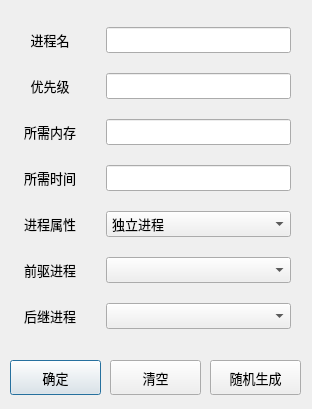
<?xml version="1.0" encoding="UTF-8"?>
<ui version="4.0">
 <class>NewProcessWindow</class>
 <widget class="QDialog" name="NewProcessWindow">
  <property name="geometry">
   <rect>
    <x>0</x>
    <y>0</y>
    <width>312</width>
    <height>409</height>
   </rect>
  </property>
  <property name="windowTitle">
   <string>添加进程</string>
  </property>
  <widget class="QWidget" name="formLayoutWidget">
   <property name="geometry">
    <rect>
     <x>0</x>
     <y>20</y>
     <width>291</width>
     <height>318</height>
    </rect>
   </property>
   <layout class="QFormLayout" name="formLayout">
    <item row="0" column="0">
     <widget class="QLabel" name="label">
      <property name="minimumSize">
       <size>
        <width>100</width>
        <height>40</height>
       </size>
      </property>
      <property name="font">
       <font>
        <family>微软雅黑</family>
        <pointsize>10</pointsize>
       </font>
      </property>
      <property name="text">
       <string>进程名</string>
      </property>
      <property name="alignment">
       <set>Qt::AlignCenter</set>
      </property>
      <property name="buddy">
       <cstring>nameEdit</cstring>
      </property>
     </widget>
    </item>
    <item row="0" column="1">
     <widget class="QLineEdit" name="nameEdit">
      <property name="minimumSize">
       <size>
        <width>0</width>
        <height>40</height>
       </size>
      </property>
      <property name="font">
       <font>
        <family>微软雅黑</family>
        <pointsize>10</pointsize>
       </font>
      </property>
      <property name="styleSheet">
       <string notr="true">margin: 7 0;</string>
      </property>
      <property name="alignment">
       <set>Qt::AlignLeading|Qt::AlignLeft|Qt::AlignVCenter</set>
      </property>
     </widget>
    </item>
    <item row="1" column="0">
     <widget class="QLabel" name="label_2">
      <property name="minimumSize">
       <size>
        <width>100</width>
        <height>40</height>
       </size>
      </property>
      <property name="font">
       <font>
        <family>微软雅黑</family>
        <pointsize>10</pointsize>
       </font>
      </property>
      <property name="text">
       <string>优先级</string>
      </property>
      <property name="alignment">
       <set>Qt::AlignCenter</set>
      </property>
      <property name="buddy">
       <cstring>priorityEdit</cstring>
      </property>
     </widget>
    </item>
    <item row="1" column="1">
     <widget class="QLineEdit" name="priorityEdit">
      <property name="minimumSize">
       <size>
        <width>0</width>
        <height>40</height>
       </size>
      </property>
      <property name="font">
       <font>
        <family>微软雅黑</family>
        <pointsize>10</pointsize>
       </font>
      </property>
      <property name="styleSheet">
       <string notr="true">margin: 7 0;</string>
      </property>
      <property name="alignment">
       <set>Qt::AlignLeading|Qt::AlignLeft|Qt::AlignVCenter</set>
      </property>
     </widget>
    </item>
    <item row="2" column="0">
     <widget class="QLabel" name="label_3">
      <property name="minimumSize">
       <size>
        <width>100</width>
        <height>40</height>
       </size>
      </property>
      <property name="font">
       <font>
        <family>微软雅黑</family>
        <pointsize>10</pointsize>
       </font>
      </property>
      <property name="text">
       <string>所需内存</string>
      </property>
      <property name="alignment">
       <set>Qt::AlignCenter</set>
      </property>
      <property name="buddy">
       <cstring>memoryEdit</cstring>
      </property>
     </widget>
    </item>
    <item row="2" column="1">
     <widget class="QLineEdit" name="memoryEdit">
      <property name="minimumSize">
       <size>
        <width>0</width>
        <height>40</height>
       </size>
      </property>
      <property name="font">
       <font>
        <family>微软雅黑</family>
        <pointsize>10</pointsize>
       </font>
      </property>
      <property name="styleSheet">
       <string notr="true">margin: 7 0;</string>
      </property>
     </widget>
    </item>
    <item row="3" column="0">
     <widget class="QLabel" name="label_4">
      <property name="minimumSize">
       <size>
        <width>100</width>
        <height>40</height>
       </size>
      </property>
      <property name="font">
       <font>
        <family>微软雅黑</family>
        <pointsize>10</pointsize>
       </font>
      </property>
      <property name="text">
       <string>所需时间</string>
      </property>
      <property name="alignment">
       <set>Qt::AlignCenter</set>
      </property>
      <property name="buddy">
       <cstring>memoryEdit</cstring>
      </property>
     </widget>
    </item>
    <item row="3" column="1">
     <widget class="QLineEdit" name="timeEdit">
      <property name="minimumSize">
       <size>
        <width>0</width>
        <height>40</height>
       </size>
      </property>
      <property name="font">
       <font>
        <family>微软雅黑</family>
        <pointsize>10</pointsize>
       </font>
      </property>
      <property name="styleSheet">
       <string notr="true">margin: 7 0;</string>
      </property>
     </widget>
    </item>
    <item row="4" column="0">
     <widget class="QLabel" name="label_5">
      <property name="minimumSize">
       <size>
        <width>100</width>
        <height>40</height>
       </size>
      </property>
      <property name="font">
       <font>
        <family>微软雅黑</family>
        <pointsize>10</pointsize>
       </font>
      </property>
      <property name="text">
       <string>进程属性</string>
      </property>
      <property name="alignment">
       <set>Qt::AlignCenter</set>
      </property>
      <property name="buddy">
       <cstring>memoryEdit</cstring>
      </property>
     </widget>
    </item>
    <item row="4" column="1">
     <widget class="QComboBox" name="propsSelect">
      <property name="minimumSize">
       <size>
        <width>0</width>
        <height>40</height>
       </size>
      </property>
      <property name="font">
       <font>
        <family>微软雅黑</family>
        <pointsize>10</pointsize>
       </font>
      </property>
      <property name="styleSheet">
       <string notr="true">margin: 7 0;
padding-left: 5;</string>
      </property>
      <item>
       <property name="text">
        <string>独立进程</string>
       </property>
      </item>
      <item>
       <property name="text">
        <string>同步进程</string>
       </property>
      </item>
     </widget>
    </item>
    <item row="5" column="0">
     <widget class="QLabel" name="label_6">
      <property name="minimumSize">
       <size>
        <width>100</width>
        <height>40</height>
       </size>
      </property>
      <property name="font">
       <font>
        <family>微软雅黑</family>
        <pointsize>10</pointsize>
       </font>
      </property>
      <property name="text">
       <string>前驱进程</string>
      </property>
      <property name="alignment">
       <set>Qt::AlignCenter</set>
      </property>
     </widget>
    </item>
    <item row="5" column="1">
     <widget class="QComboBox" name="preProcessSelect">
      <property name="minimumSize">
       <size>
        <width>0</width>
        <height>40</height>
       </size>
      </property>
      <property name="font">
       <font>
        <family>微软雅黑</family>
        <pointsize>10</pointsize>
       </font>
      </property>
      <property name="styleSheet">
       <string notr="true">margin: 7 0;
padding-left: 5;</string>
      </property>
     </widget>
    </item>
    <item row="6" column="0">
     <widget class="QLabel" name="label_7">
      <property name="minimumSize">
       <size>
        <width>100</width>
        <height>40</height>
       </size>
      </property>
      <property name="font">
       <font>
        <family>微软雅黑</family>
        <pointsize>10</pointsize>
       </font>
      </property>
      <property name="text">
       <string>后继进程</string>
      </property>
      <property name="alignment">
       <set>Qt::AlignCenter</set>
      </property>
     </widget>
    </item>
    <item row="6" column="1">
     <widget class="QComboBox" name="sucProcessSelect">
      <property name="minimumSize">
       <size>
        <width>0</width>
        <height>40</height>
       </size>
      </property>
      <property name="font">
       <font>
        <family>微软雅黑</family>
        <pointsize>10</pointsize>
       </font>
      </property>
      <property name="styleSheet">
       <string notr="true">margin: 7 0;
padding-left: 5;</string>
      </property>
     </widget>
    </item>
   </layout>
  </widget>
  <widget class="QPushButton" name="confirmBtn">
   <property name="geometry">
    <rect>
     <x>10</x>
     <y>360</y>
     <width>91</width>
     <height>35</height>
    </rect>
   </property>
   <property name="font">
    <font>
     <family>微软雅黑</family>
     <pointsize>10</pointsize>
    </font>
   </property>
   <property name="styleSheet">
    <string notr="true">margin: 0;</string>
   </property>
   <property name="text">
    <string>确定</string>
   </property>
  </widget>
  <widget class="QPushButton" name="randomBtn">
   <property name="geometry">
    <rect>
     <x>210</x>
     <y>360</y>
     <width>91</width>
     <height>35</height>
    </rect>
   </property>
   <property name="font">
    <font>
     <family>微软雅黑</family>
     <pointsize>10</pointsize>
    </font>
   </property>
   <property name="styleSheet">
    <string notr="true">margin: 0;</string>
   </property>
   <property name="text">
    <string>随机生成</string>
   </property>
  </widget>
  <widget class="QPushButton" name="clearBtn">
   <property name="geometry">
    <rect>
     <x>110</x>
     <y>360</y>
     <width>91</width>
     <height>35</height>
    </rect>
   </property>
   <property name="font">
    <font>
     <family>微软雅黑</family>
     <pointsize>10</pointsize>
    </font>
   </property>
   <property name="text">
    <string>清空</string>
   </property>
  </widget>
 </widget>
 <resources/>
 <connections/>
</ui>
